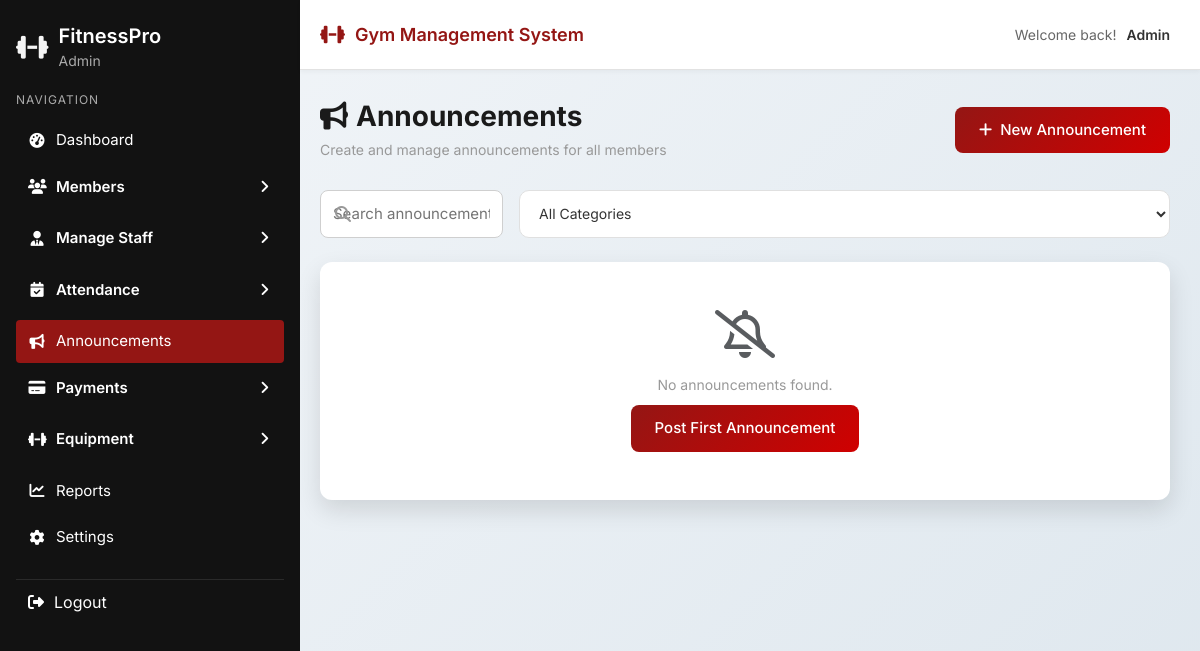
Before: /modules/announcements.php (signed in) with the older database file.
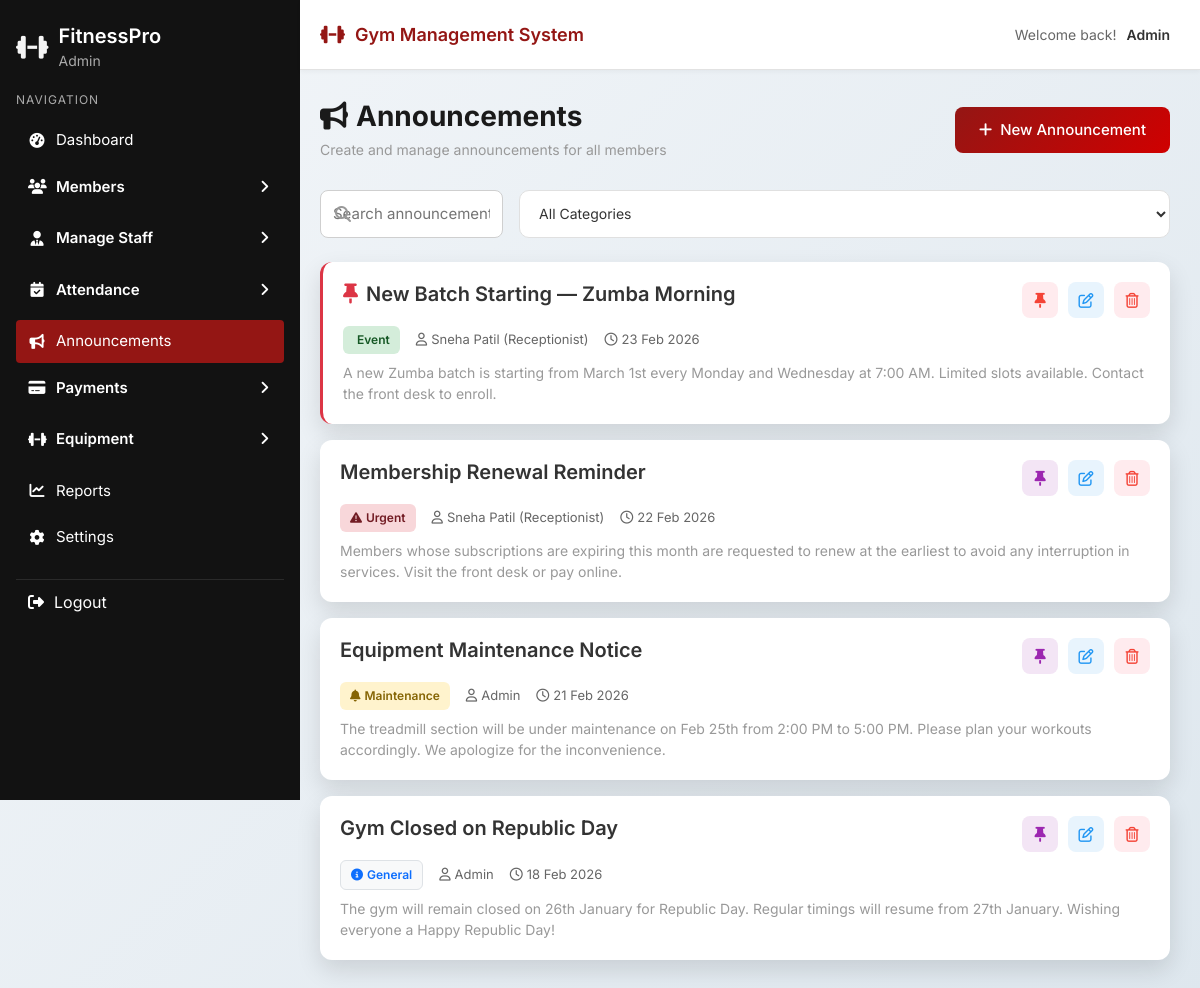
After: the same page with the newer database file.
### tables this page shows
CREATE TABLE `announcements` (
  `id` int(11) NOT NULL,
  `title` varchar(255) NOT NULL,
  `message` text NOT NULL,
  `posted_by` int(11) NOT NULL,
  `category` enum('General','Urgent','Event','Maintenance') NOT NULL DEFAULT 'General',
  `is_pinned` tinyint(1) NOT NULL DEFAULT 0,
  `posted_by_name` varchar(150) DEFAULT NULL,
  `created_at` datetime DEFAULT current_timestamp()
);

### modules/announcements.php (the view, shortened to what the changed rows need)
<?php
require_once '../dbcon.php';
$role     = $_SESSION['role'];
$can_post = in_array($role, ['admin', 'receptionist']);
$result        = mysqli_query($conn, "SELECT * FROM announcements ORDER BY is_pinned DESC, created_at DESC");
$announcements = [];
if ($result && mysqli_num_rows($result) > 0) {
    while ($row = mysqli_fetch_assoc($result)) $announcements[] = $row;
}
function catBadgeClass($cat) {
    return match($cat) {
        'Urgent'      => 'app-badge app-badge-danger',
        'Event'       => 'app-badge app-badge-success',
        'Maintenance' => 'app-badge app-badge-warning',
        default       => 'app-badge bg-light border text-primary',
    };
}
function catIcon($cat) {
    return match($cat) {
        'Urgent'      => '<i class="fa-solid fa-triangle-exclamation me-1"></i>',
        'Event'       => '<i class="fa-solid fa-calendar-star me-1"></i>',
        'Maintenance' => '<i class="fa-solid fa-bell me-1"></i>',
        default       => '<i class="fa-solid fa-circle-info me-1"></i>',
    };
}
?>
<!DOCTYPE html>
<html lang="en">
<head>
  <link href="https://cdn.jsdelivr.net/npm/bootstrap@5.3.2/dist/css/bootstrap.min.css" rel="stylesheet">
  <link rel="stylesheet" href="https://cdnjs.cloudflare.com/ajax/libs/font-awesome/6.5.1/css/all.min.css">
  <link rel="stylesheet" href="../css/sidebar.css">
  <link rel="stylesheet" href="../css/common.css">
</head>
<body>
<?php include '../layout/header.php'; ?>
<?php include '../layout/sidebar.php'; ?>
<div class="main-wrapper">
  <div class="main-content">
    <div class="page-header">
      <div class="d-flex justify-content-between align-items-center">
        <div>
          <h1 class="page-title">
            <i class="fa-solid fa-bullhorn me-2"></i>Announcements
          </h1>
        </div>
      </div>
    </div>
    <div id="annList">
      <?php if (count($announcements) > 0): ?>
        <?php foreach ($announcements as $ann):
          $pinned  = (int) $ann['is_pinned'];
          $cat     = $ann['category'] ?? 'General';
          $badgeCls = catBadgeClass($cat);
          $icon     = catIcon($cat);
        ?>
        <div class="app-card mb-3 <?= $pinned ? 'border-start border-3 border-danger' : '' ?>"
             data-cat="<?= htmlspecialchars($cat) ?>">
          <div class="d-flex justify-content-between align-items-start gap-3 mb-2">
            <h5 class="app-card-header mb-0 d-flex align-items-center gap-2">
              <?php if ($pinned): ?>
                <i class="fa-solid fa-thumbtack text-danger"></i>
              <?php endif; ?>
              <?= htmlspecialchars($ann['title']) ?>
            </h5>
            <?php if ($can_post): ?>
            <div class="action-buttons flex-shrink-0">
              <form method="POST" class="d-inline">
                <button type="submit"
                        class="btn-action <?= $pinned ? 'delete' : 'view' ?>"
                        title="<?= $pinned ? 'Unpin' : 'Pin' ?>">
                  <i class="fa-solid fa-thumbtack"></i>
                </button>
              </form>
              <button class="btn-action edit" title="Edit"
                      onclick='openEditModal(<?= json_encode($ann) ?>)'>
                <i class="fa-regular fa-pen-to-square"></i>
              </button>
              <button class="btn-action delete" title="Delete"
                      onclick="openDeleteModal(<?= $ann['id'] ?>, '<?= htmlspecialchars($ann['title']) ?>')">
                <i class="fa-regular fa-trash-can"></i>
              </button>
            </div>
            <?php endif; ?>
          </div>
          <div class="d-flex align-items-center gap-3 flex-wrap mb-2">
            <span class="<?= $badgeCls ?>">
              <?= $icon ?><?= htmlspecialchars($cat) ?>
            </span>
            <?php if (!empty($ann['posted_by_name'])): ?>
            <span class="expiry-date">
              <i class="fa-regular fa-user me-1"></i><?= htmlspecialchars($ann['posted_by_name']) ?>
            </span>
            <?php endif; ?>
            <span class="expiry-date">
              <i class="fa-regular fa-clock me-1"></i><?= date('d M Y', strtotime($ann['created_at'])) ?>
            </span>
          </div>
          <p class="page-subtitle mb-0" style="">
            <?= htmlspecialchars($ann['message']) ?>
          </p>
        </div>
        <?php endforeach; ?>
      <?php else: ?>
        <div class="app-card text-center py-5">
          <i class="fa-regular fa-bell-slash fa-3x mb-3 text-muted"></i>
          <p class="page-subtitle">No announcements found.</p>
          <?php if ($can_post): ?>
            <button class="btn app-btn-primary mt-10"
                    data-bs-toggle="modal" data-bs-target="#newAnnModal">
              Post First Announcement
            </button>
          <?php endif; ?>
        </div>
      <?php endif; ?>
    </div>
  </div>
</div>
</body>
</html>

Changed rows visible on the page:
added announcements: is_pinned 1 (drawn), title "New Batch Starting — Zumba Morning", category "Event", posted_by_name "Sneha Patil (Receptionist)", created_at "23 Feb 2026", message "A new Zumba batch is starting from March 1st every Monday and Wednesday at 7:00 AM. Limited slots available. Contact the front desk to enroll."
added announcements: title "Membership Renewal Reminder", category "Urgent", posted_by_name "Sneha Patil (Receptionist)", created_at "22 Feb 2026", message "Members whose subscriptions are expiring this month are requested to renew at the earliest to avoid any interruption in services. Visit the front desk or pay online."
added announcements: title "Equipment Maintenance Notice", category "Maintenance", posted_by_name "Admin", created_at "21 Feb 2026", message "The treadmill section will be under maintenance on Feb 25th from 2:00 PM to 5:00 PM. Please plan your workouts accordingly. We apologize for the inconvenience."
added announcements: title "Gym Closed on Republic Day", category "General", posted_by_name "Admin", created_at "18 Feb 2026", message "The gym will remain closed on 26th January for Republic Day. Regular timings will resume from 27th January. Wishing everyone a Happy Republic Day!"
Other visible differences:
text no longer shown: "No announcements found. Post First Announcement"
